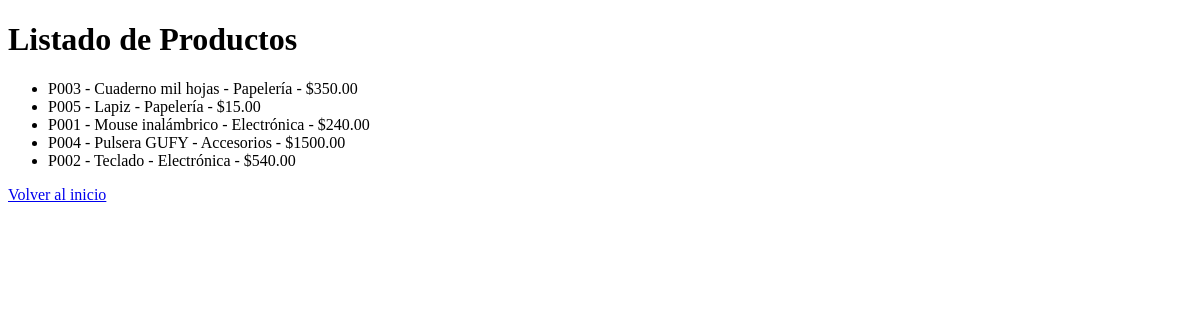
The app's page /catalogos/productos/, older data.
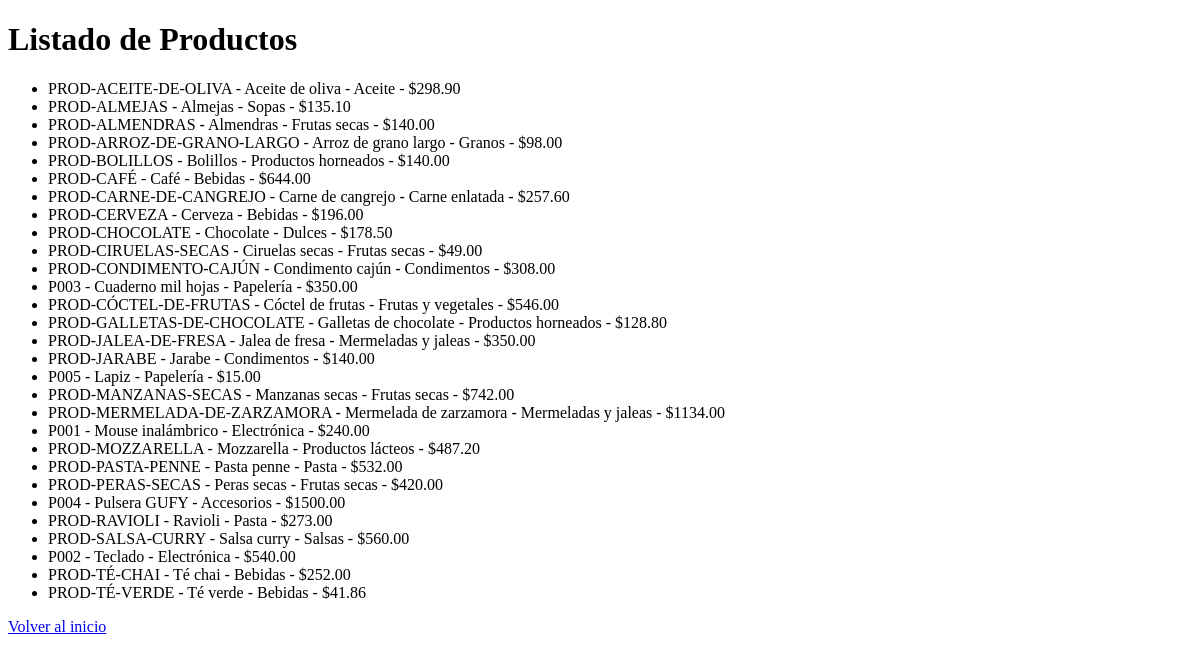
The same page, newer data.
### catalogos/models.py (models this page shows, shortened)
class Producto(models.Model):
    codigo = models.CharField(max_length=50, unique=True)
    nombre = models.CharField(max_length=150)
    categoria = models.ForeignKey(
        Categoria,
        on_delete=models.PROTECT,
        related_name='productos'
    )
    precio = models.DecimalField(max_digits=12, decimal_places=2)
    stock = models.PositiveIntegerField(default=0)
    descripcion = models.TextField(blank=True, null=True)
    activo = models.BooleanField(default=True)
    class Meta:
        verbose_name = "Producto"
        verbose_name_plural = "Productos"
        ordering = ['nombre']

class Categoria(models.Model):
    nombre = models.CharField(max_length=100, unique=True)
    descripcion = models.TextField(blank=True, null=True)
    activo = models.BooleanField(default=True)
    class Meta:
        verbose_name = "Categoría"
        verbose_name_plural = "Categorías"
        ordering = ['nombre']

### catalogos/views.py (the view)
# urls.py: path('productos/', lista_productos, name='lista_productos'),
def lista_productos(request):
    productos = Producto.objects.all()
    return render(request, 'catalogos/lista_productos.html', {'productos': productos})

### templates/catalogos/lista_productos.html (shortened to what this page needs)
<!DOCTYPE html>
<html lang="es">
<head>
</head>
<body>
    <h1>Listado de Productos</h1>
    <ul>
        {% for producto in productos %}
            <li>
                {{ producto.codigo }} - {{ producto.nombre }} -
                {{ producto.categoria.nombre }} -
                ${{ producto.precio }}
            </li>
        {% empty %}
            <li>No hay productos registrados.</li>
        {% endfor %}
    </ul>
    <a href="/">Volver al inicio</a>
</body>
</html>

Row changes from the older to the newer data that the page shows:
added Producto: codigo "PROD-ACEITE-DE-OLIVA", nombre "Aceite de oliva", categoria.nombre "Aceite", precio "298.90"
added Producto: codigo "PROD-ALMEJAS", nombre "Almejas", categoria.nombre "Sopas", precio "135.10"
added Producto: codigo "PROD-ALMENDRAS", nombre "Almendras", categoria.nombre "Frutas secas", precio "140.00"
added Producto: codigo "PROD-ARROZ-DE-GRANO-LARGO", nombre "Arroz de grano largo", categoria.nombre "Granos", precio "98.00"
added Producto: codigo "PROD-BOLILLOS", nombre "Bolillos", categoria.nombre "Productos horneados", precio "140.00"
added Producto: codigo "PROD-CAFÉ", nombre "Café", categoria.nombre "Bebidas", precio "644.00"
added Producto: codigo "PROD-CARNE-DE-CANGREJO", nombre "Carne de cangrejo", categoria.nombre "Carne enlatada", precio "257.60"
added Producto: codigo "PROD-CERVEZA", nombre "Cerveza", categoria.nombre "Bebidas", precio "196.00"
added Producto: codigo "PROD-CHOCOLATE", nombre "Chocolate", categoria.nombre "Dulces", precio "178.50"
added Producto: codigo "PROD-CIRUELAS-SECAS", nombre "Ciruelas secas", categoria.nombre "Frutas secas", precio "49.00"
added Producto: codigo "PROD-CONDIMENTO-CAJÚN", nombre "Condimento cajún", categoria.nombre "Condimentos", precio "308.00"
added Producto: codigo "PROD-CÓCTEL-DE-FRUTAS", nombre "Cóctel de frutas", categoria.nombre "Frutas y vegetales", precio "546.00"
added Producto: codigo "PROD-GALLETAS-DE-CHOCOLATE", nombre "Galletas de chocolate", categoria.nombre "Productos horneados", precio "128.80"
added Producto: codigo "PROD-JALEA-DE-FRESA", nombre "Jalea de fresa", categoria.nombre "Mermeladas y jaleas", precio "350.00"
added Producto: codigo "PROD-JARABE", nombre "Jarabe", categoria.nombre "Condimentos", precio "140.00"
added Producto: codigo "PROD-MANZANAS-SECAS", nombre "Manzanas secas", categoria.nombre "Frutas secas", precio "742.00"
added Producto: codigo "PROD-MERMELADA-DE-ZARZAMORA", nombre "Mermelada de zarzamora", categoria.nombre "Mermeladas y jaleas", precio "1134.00"
added Producto: codigo "PROD-MOZZARELLA", nombre "Mozzarella", categoria.nombre "Productos lácteos", precio "487.20"
added Producto: codigo "PROD-PASTA-PENNE", nombre "Pasta penne", categoria.nombre "Pasta", precio "532.00"
added Producto: codigo "PROD-PERAS-SECAS", nombre "Peras secas", categoria.nombre "Frutas secas", precio "420.00"
added Producto: codigo "PROD-RAVIOLI", nombre "Ravioli", categoria.nombre "Pasta", precio "273.00"
added Producto: codigo "PROD-SALSA-CURRY", nombre "Salsa curry", categoria.nombre "Salsas", precio "560.00"
added Producto: codigo "PROD-TÉ-CHAI", nombre "Té chai", categoria.nombre "Bebidas", precio "252.00"
added Producto: codigo "PROD-TÉ-VERDE", nombre "Té verde", categoria.nombre "Bebidas", precio "41.86"
